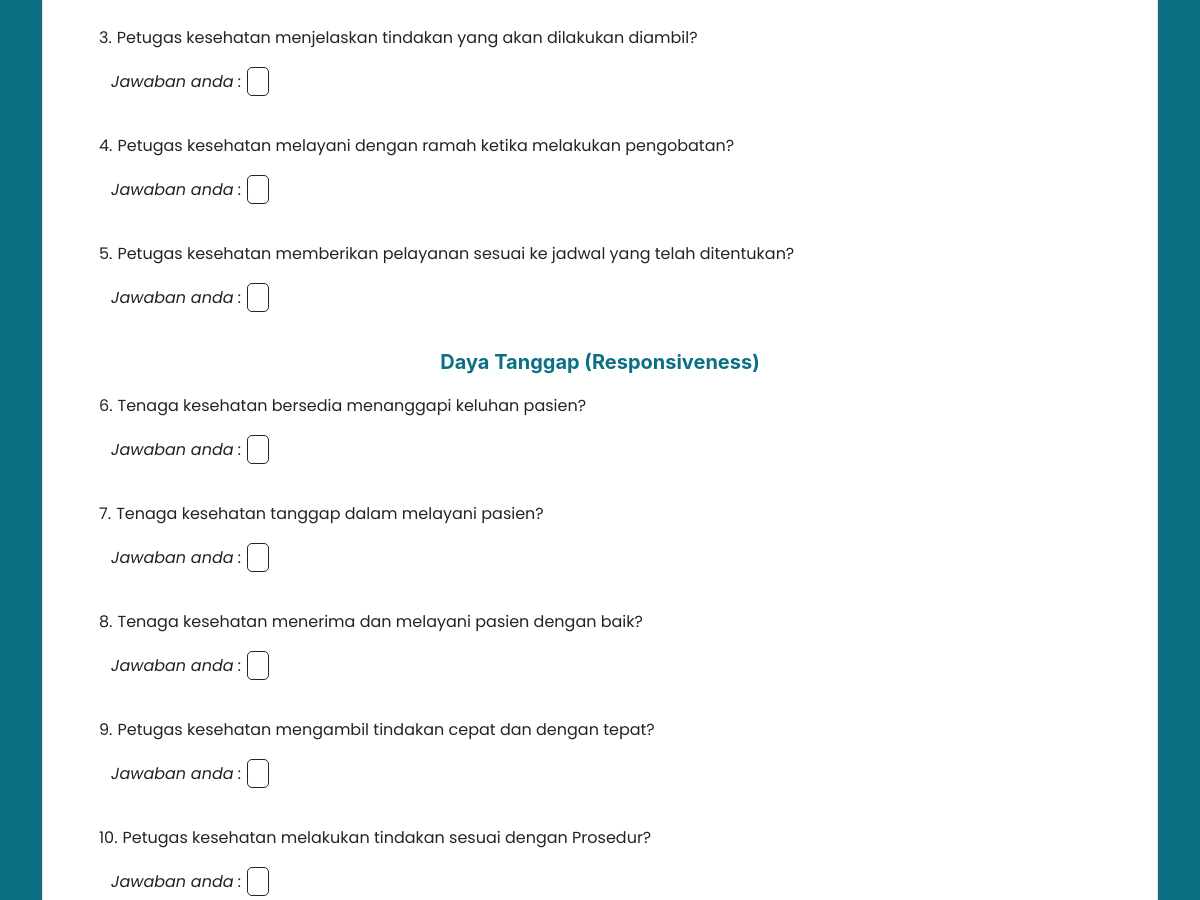
Page /pages/kuesioner/rangkuman.php (middle part) on the earlier database version.
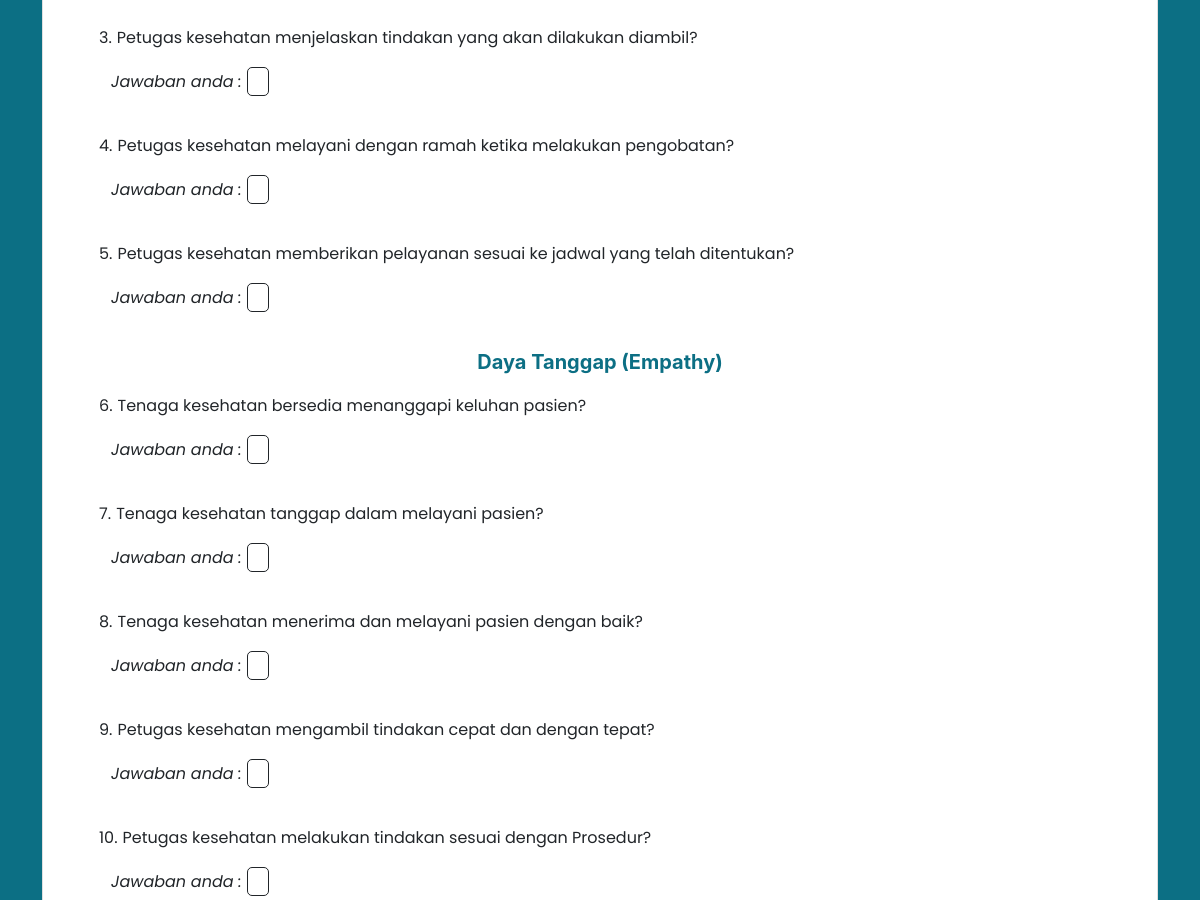
Same page on the later database version.
### tables this page shows
CREATE TABLE `categories` (
  `id_category` int(11) NOT NULL,
  `category` varchar(100) NOT NULL
);

### pages/kuesioner/rangkuman.php (the view, shortened to what this page needs)
<?php
include "../../validations/connection.php";
$queryCategory = "SELECT * FROM categories";
$resultCategory = mysqli_query($connect, $queryCategory);
?>
<!DOCTYPE html>
<html lang="en">
<head>
    <link rel="stylesheet" href="../../assets/styles/main.css" />
    <link href="../../vendor/bootstrap-icons/bootstrap-icons.css" rel="stylesheet" />
    <link href="../../vendor/aos/aos.css" rel="stylesheet" />
    <link href="../../vendor/glightbox/css/glightbox.min.css" rel="stylesheet" />
</head>
<body>
    <main>
        <section id="keusioner" class="kuesioner">
            <div class="progressbar">
                <div class="container">
                    <div class="card">
                        <div class="card-body">
                            <form id="myForm" action="../../validations/proses_survey.php" method="post">
                                <div class="content">
                                    <?php while ($rowCategory = mysqli_fetch_assoc($resultCategory)) : ?>
                                    <div class="category-question">
                                        <h4 class="elementor-divider px-4"><?php echo $rowCategory['category']; ?></h4>
                                    </div>
                                    <?php
                                        $categoryId = $rowCategory['id_category'];
                                        $queryQuestion = "SELECT * FROM questions WHERE id_category = $categoryId";
                                        $resultQuestion = mysqli_query($connect, $queryQuestion);
                                     ?>
                                    <?php while ($rowQuestion = mysqli_fetch_assoc($resultQuestion)) : ?>
                                    <div class="question-container">
                                        <div class="question">
                                            <div class="question-no"><?php echo $rowQuestion['id_question']; ?>.</div>
                                            <div class="question-text"><?php echo $rowQuestion['question']; ?></div>
                                        </div>
                                        <p class="answer">Jawaban anda :
                                            <span><?php echo $_POST['Q' . $rowQuestion['id_question']]; ?></span>
                                        </p>
                                    </div>
                                    <?php endwhile; ?>
                                    <?php endwhile; ?>
                                </div>
                            </form>
                        </div>
                    </div>
                </div>
            </div>
        </section>
    </main>
</body>
</html>

Differences in the rows shown:
changed categories: category "Daya Tanggap (Responsiveness)" → "Daya Tanggap (Empathy)"
